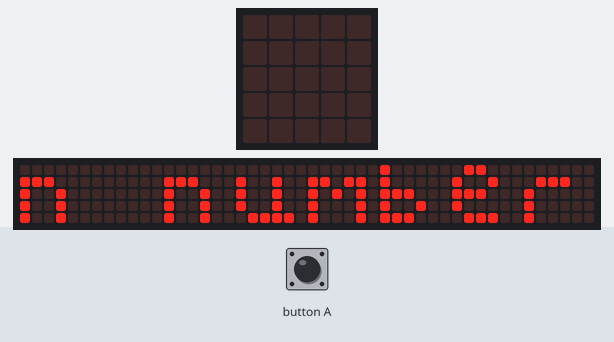
A program run on a simulated BBC micro:bit (MakeCode). Shown: the board's 5×5 LED display, a strip that is not on the board, showing the scrolling text unrolled. The test bench sets the inputs (shaded band). Random numbers come from a fixed seed; the 48×5 strip is a reading aid, not a part: it shows the text the display is scrolling, unrolled, one strip-width of it at a time.

Above: at 8.6 s.
At 18.0 s:
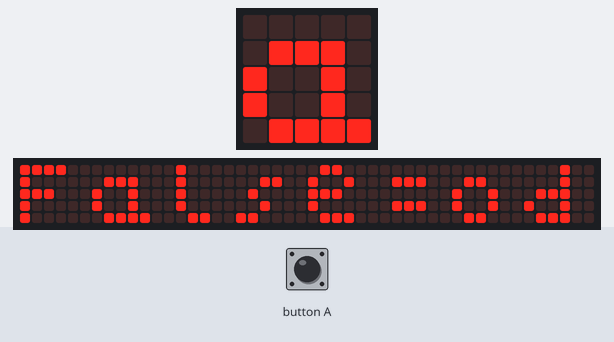
18.1 s: button A pressed for 0.15 s
18.8 s: button A pressed for 0.15 s
19.5 s: button A pressed for 0.15 s
At 34.5 s:
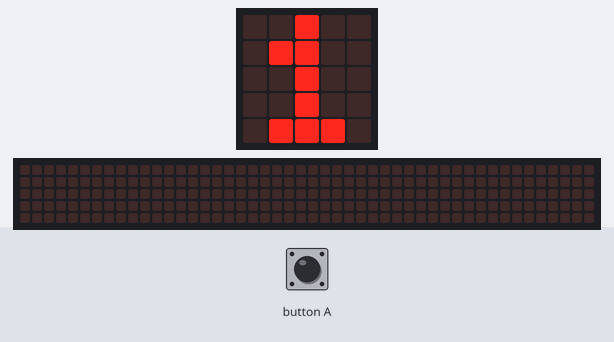
At 35.2 s:
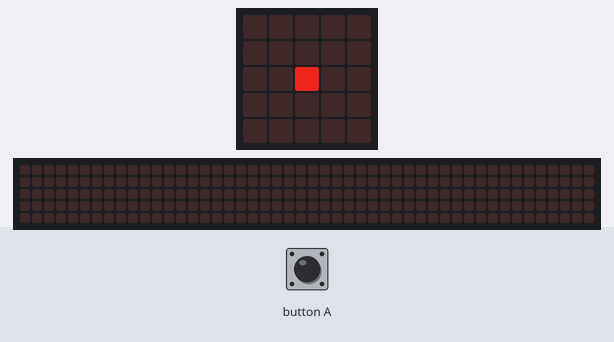

Measured:
- what the display in image 0 shows lasts 0.6 s, from 8.6 s to 9.2 s
- what the display in image 2 shows lasts 0.8 s, from 33.9 s to 34.7 s

The program:

main.ts
```typescript
input.onButtonPressed(Button.A, function () {
    basic.showString("" + (randint(0, 10)))
})
basic.showString("True=even numbers")
basic.showString("False=odd numbers")
basic.pause(1000)
let Coin = game.createSprite(2, 2)
Coin.set(LedSpriteProperty.Brightness, 200)
basic.pause(1000)
```

test.ts
```typescript
// tests go here; this will not be compiled when this package is used as an extension.
```
